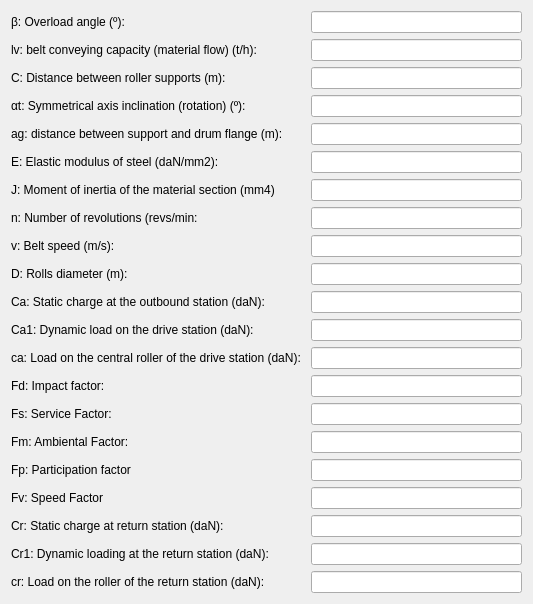
                                      <widget class="QWidget" name="scrollAreaWidgetContents_3">
                                       <property name="geometry">
                                        <rect>
                                         <x>0</x>
                                         <y>0</y>
                                         <width>533</width>
                                         <height>579</height>
                                        </rect>
                                       </property>
                                       <layout class="QFormLayout" name="formLayout_7">
                                        <item row="1" column="0">
                                         <widget class="QLabel" name="label_194">
                                          <property name="text">
                                           <string>lv: belt conveying capacity (material flow) (t/h): </string>
                                          </property>
                                         </widget>
                                        </item>
                                        <item row="1" column="1">
                                         <widget class="QLineEdit" name="lineEdit_lv_bp3"/>
                                        </item>
                                        <item row="2" column="0">
                                         <widget class="QLabel" name="label_151">
                                          <property name="text">
                                           <string>C: Distance between roller supports (m): </string>
                                          </property>
                                         </widget>
                                        </item>
                                        <item row="2" column="1">
                                         <widget class="QLineEdit" name="lineEdit_c_bp3"/>
                                        </item>
                                        <item row="3" column="0">
                                         <widget class="QLabel" name="label_166">
                                          <property name="text">
                                           <string>αt: Symmetrical axis inclination (rotation) (º): </string>
                                          </property>
                                         </widget>
                                        </item>
                                        <item row="3" column="1">
                                         <widget class="QLineEdit" name="lineEdit_ot_bp3"/>
                                        </item>
                                        <item row="4" column="0">
                                         <widget class="QLabel" name="label_167">
                                          <property name="text">
                                           <string>ag: distance between support and drum flange (m):</string>
                                          </property>
                                         </widget>
                                        </item>
                                        <item row="4" column="1">
                                         <widget class="QLineEdit" name="lineEdit_ag_bp3"/>
                                        </item>
                                        <item row="5" column="0">
                                         <widget class="QLabel" name="label_168">
                                          <property name="text">
                                           <string>E: Elastic modulus of steel (daN/mm2): </string>
                                          </property>
                                         </widget>
                                        </item>
                                        <item row="5" column="1">
                                         <widget class="QLineEdit" name="lineEdit_ee_bp3"/>
                                        </item>
                                        <item row="6" column="0">
                                         <widget class="QLabel" name="label_169">
                                          <property name="text">
                                           <string>J: Moment of inertia of the material section (mm4)</string>
                                          </property>
                                         </widget>
                                        </item>
                                        <item row="6" column="1">
                                         <widget class="QLineEdit" name="lineEdit_j_bp3"/>
                                        </item>
                                        <item row="7" column="0">
                                         <widget class="QLabel" name="label_170">
                                          <property name="text">
                                           <string>n: Number of revolutions (revs/min: </string>
                                          </property>
                                         </widget>
                                        </item>
                                        <item row="7" column="1">
                                         <widget class="QLineEdit" name="lineEdit_n_bp3_2"/>
                                        </item>
                                        <item row="8" column="0">
                                         <widget class="QLabel" name="label_171">
                                          <property name="text">
                                           <string>v: Belt speed (m/s): </string>
                                          </property>
                                         </widget>
                                        </item>
                                        <item row="8" column="1">
                                         <widget class="QLineEdit" name="lineEdit_v_bp3"/>
                                        </item>
                                        <item row="9" column="0">
                                         <widget class="QLabel" name="label_172">
                                          <property name="text">
                                           <string>D: Rolls diameter (m): </string>
                                          </property>
                                         </widget>
                                        </item>
                                        <item row="9" column="1">
                                         <widget class="QLineEdit" name="lineEdit_D_bp3"/>
                                        </item>
                                        <item row="10" column="0">
                                         <widget class="QLabel" name="label_173">
                                          <property name="text">
                                           <string>Ca: Static charge at the outbound station (daN): </string>
                                          </property>
                                         </widget>
                                        </item>
                                        <item row="10" column="1">
                                         <widget class="QLineEdit" name="lineEdit_Ca_bp3"/>
                                        </item>
                                        <item row="11" column="0">
                                         <widget class="QLabel" name="label_174">
                                          <property name="text">
                                           <string>Ca1: Dynamic load on the drive station (daN): </string>
                                          </property>
                                         </widget>
                                        </item>
                                        <item row="11" column="1">
                                         <widget class="QLineEdit" name="lineEdit_Ca1_bp3"/>
                                        </item>
                                        <item row="12" column="0">
                                         <widget class="QLabel" name="label_189">
                                          <property name="text">
                                           <string>ca: Load on the central roller of the drive station (daN): </string>
                                          </property>
                                         </widget>
                                        </item>
                                        <item row="12" column="1">
                                         <widget class="QLineEdit" name="lineEdit_ca_bp3"/>
                                        </item>
                                        <item row="13" column="0">
                                         <widget class="QLabel" name="label_175">
                                          <property name="text">
                                           <string>Fd: Impact factor:</string>
                                          </property>
                                         </widget>
                                        </item>
                                        <item row="13" column="1">
                                         <widget class="QLineEdit" name="lineEdit_fd_bp3"/>
                                        </item>
                                        <item row="14" column="0">
                                         <widget class="QLabel" name="label_176">
                                          <property name="text">
                                           <string>Fs: Service Factor: </string>
                                          </property>
                                         </widget>
                                        </item>
                                        <item row="14" column="1">
                                         <widget class="QLineEdit" name="lineEdit_fs_bp3"/>
                                        </item>
                                        <item row="15" column="0">
                                         <widget class="QLabel" name="label_177">
                                          <property name="text">
                                           <string>Fm: Ambiental Factor: </string>
                                          </property>
                                         </widget>
                                        </item>
                                        <item row="15" column="1">
                                         <widget class="QLineEdit" name="lineEdit_fm_bp3"/>
                                        </item>
                                        <item row="16" column="0">
                                         <widget class="QLabel" name="label_178">
                                          <property name="text">
                                           <string>Fp: Participation factor</string>
                                          </property>
                                         </widget>
                                        </item>
                                        <item row="16" column="1">
                                         <widget class="QLineEdit" name="lineEdit_fp_bp3"/>
                                        </item>
                                        <item row="17" column="0">
                                         <widget class="QLabel" name="label_188">
                                          <property name="text">
                                           <string>Fv: Speed Factor</string>
                                          </property>
                                         </widget>
                                        </item>
                                        <item row="17" column="1">
                                         <widget class="QLineEdit" name="lineEdit_fv_bp3"/>
                                        </item>
                                        <item row="18" column="0">
                                         <widget class="QLabel" name="label_190">
                                          <property name="text">
                                           <string>Cr: Static charge at return station (daN): </string>
                                          </property>
                                         </widget>
                                        </item>
                                        <item row="18" column="1">
                                         <widget class="QLineEdit" name="lineEdit_Cr_bp3"/>
                                        </item>
                                        <item row="19" column="0">
                                         <widget class="QLabel" name="label_191">
                                          <property name="text">
                                           <string>Cr1: Dynamic loading at the return station (daN): </string>
                                          </property>
                                         </widget>
                                        </item>
                                        <item row="19" column="1">
                                         <widget class="QLineEdit" name="lineEdit_Cr1_bp3"/>
                                        </item>
                                        <item row="20" column="0">
                                         <widget class="QLabel" name="label_192">
                                          <property name="text">
                                           <string>cr: Load on the roller of the return station (daN): </string>
                                          </property>
                                         </widget>
                                        </item>
                                        <item row="20" column="1">
                                         <widget class="QLineEdit" name="lineEdit_cr_bp3"/>
                                        </item>
                                        <item row="0" column="1">
                                         <widget class="QLineEdit" name="lineEdit_b_bp3"/>
                                        </item>
                                        <item row="0" column="0">
                                         <widget class="QLabel" name="label_196">
                                          <property name="text">
                                           <string>β: Overload angle (º): </string>
                                          </property>
                                         </widget>
                                        </item>
                                       </layout>
                                      </widget>
